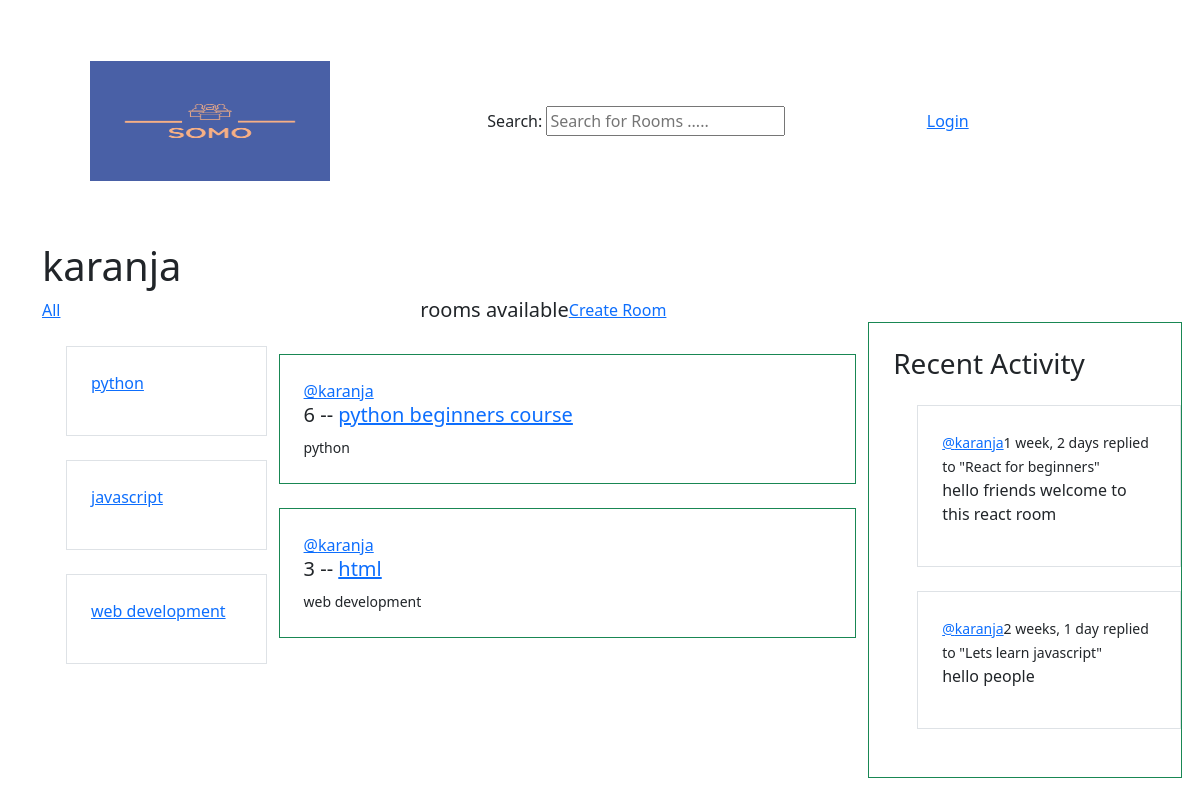
Page /pofile/2 on the committed database.
### base/models.py (models this page shows, shortened)
class Topic(models.Model):
    name = models.CharField(max_length=200)

class Room(models.Model):
    host = models.ForeignKey(User, on_delete=models.SET_NULL, null=True)
    topic = models.ForeignKey(Topic, on_delete=models.SET_NULL, null=True)
    name = models.CharField(max_length=250)
    description = models.TextField(null=True, blank=True)
    participants = models.ManyToManyField(User, related_name='participants', blank=True)
    updated = models.DateTimeField(auto_now=True)
    created = models.DateTimeField(auto_now_add=True)
    class Meta:
        ordering = ['-updated', '-created']
    def __str__(self):
        return self.name

class Message(models.Model):
    user = models.ForeignKey(User, on_delete=models.CASCADE)
    room = models.ForeignKey(Room, on_delete=models.CASCADE)
    body = models.TextField()
    updated = models.DateTimeField(auto_now=True)
    created = models.DateTimeField(auto_now_add=True)
    class Meta:
        ordering = ['-updated', '-created']
    def __str__(self):
        return self.body[0:50]

### base/views.py (the view)
# urls.py: path('pofile/<str:pk>', views.userProfile, name='user-profile'),
def userProfile(request, pk):
    user = User.objects.get(id=pk)
    rooms = user.room_set.all()
    room_messages = user.message_set.all()
    topics = Topic.objects.all()
    context = {'user': user, 'rooms': rooms, 'room_messages': room_messages, 'topics': topics}
    return render(request, 'base/profile.html', context)

### base/templates/base/profile.html (shortened to what this page needs)
{% extends 'main.html' %}
{% block content %}
    <h1>{{ user.username }}</h1>
    <div class="profile-container">
        <div>
            {% include 'base/topics_component.html' %}
        </div>
        <div>
            {% include 'base/feed_component.html' %}
        </div>
        <div>
            {% include 'base/activity_component.html' %}
        </div>
    </div>
{% endblock content %}

### base/templates/base/topics_component.html
<div class="justify-content-center">
    <div>
        <a href="{% url 'home'%}">All</a>
    </div>
    {% for topic in topics %}
        <div class="container border p-4 m-4">
            <p><a href="{% url 'home'%}?q={{ topic.name }}">{{ topic.name }}</a></p>
        </div>
    {% endfor %}
</div>

### base/templates/base/feed_component.html (shortened to what this page needs)
<div class="container">
<div class="d-flex justify-content-center">
    <h5>{{ room_count }} rooms available</h5>
    <a href="{% url 'create-room' %}">Create Room</a>
    <br>
</div>
    {% for room in rooms %}
        <div class="container p-4 m-4 border-success" style="border:1px solid #cecece">
            <a href="{% url 'user-profile' room.host.id%}">@{{ room.host.username }}</a>
            <h5>{{room.id}} -- <a href="{% url 'room' room.id %}">{{room.name}}</a></h5>
            <small>{{room.topic.name}}</small>
        </div>
    {% endfor %}
</div>

### base/templates/base/activity_component.html (shortened to what this page needs)
<div class="container overflow-hidden container p-4 m-4 border border-success">
        <h3>Recent Activity</h3>
    {% for message in room_messages %}
        <div class="container border p-4 m-4">
            <small><a href="{% url 'user-profile' message.user.id %}">@{{ message.user }}</a>{{ message.created|timesince }}</small>
            <small>replied to "{{ message.room }}"</small>
            <p>{{ message }}</p>
        </div>
    {% endfor %}
</div>

### base/templates/base/profile.html (style rules this page uses)
.profile-container { display: grid; grid-template-columns: 1fr 3fr 1fr; }

### rows in the picture
Topic: name "python"
Topic: name "javascript"
Topic: name "web development"
Room: host.username "karanja", id "6", name "python beginners course", topic.name "python"
Room: host.username "karanja", id "3", name "html", topic.name "web development"
Message: user "karanja", created "1 week, 2 days", room "React for beginners", body "hello friends welcome to this react room"
Message: user "karanja", created "2 weeks, 1 day", room "Lets learn javascript", body "hello people"

### other values in the picture
{{ user.username }} "karanja"
